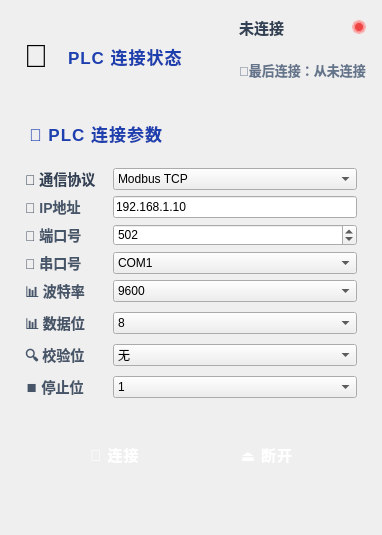
         <widget class="QWidget" name="plcTab">
          <attribute name="title">
           <string>🔌 PLC连接</string>
          </attribute>
          <layout class="QVBoxLayout" name="plcTabLayout">
           <property name="spacing">
            <number>16</number>
           </property>
           <property name="leftMargin">
            <number>16</number>
           </property>
           <property name="topMargin">
            <number>16</number>
           </property>
           <property name="rightMargin">
            <number>16</number>
           </property>
           <property name="bottomMargin">
            <number>16</number>
           </property>
           <item>
            <widget class="QWidget" name="plcStatusWidget" native="true">
             <property name="minimumSize">
              <size>
               <width>0</width>
               <height>80</height>
              </size>
             </property>
             <property name="maximumSize">
              <size>
               <width>16777215</width>
               <height>80</height>
              </size>
             </property>
             <property name="styleSheet">
              <string notr="true">
QWidget#plcStatusWidget {
    background: qlineargradient(x1:0, y1:0, x2:1, y2:0, 
        stop:0 rgba(219, 234, 254, 0.95), 
        stop:0.5 rgba(255, 255, 255, 0.98),
        stop:1 rgba(191, 219, 254, 0.95));
    border-radius: 16px;
    border: 3px solid qlineargradient(x1:0, y1:0, x2:1, y2:0,
        stop:0 #93c5fd,
        stop:0.5 #60a5fa,
        stop:1 #93c5fd);
    padding: 16px 20px;
}
QWidget#plcStatusWidget:hover {
    background: qlineargradient(x1:0, y1:0, x2:1, y2:0, 
        stop:0 rgba(239, 246, 255, 1), 
        stop:0.5 rgba(255, 255, 255, 1),
        stop:1 rgba(239, 246, 255, 1));
    border: 3px solid #3b82f6;
}
              </string>
             </property>
             <layout class="QHBoxLayout" name="plcStatusHLayout">
              <property name="spacing">
               <number>16</number>
              </property>
              <property name="leftMargin">
               <number>0</number>
              </property>
              <property name="topMargin">
               <number>0</number>
              </property>
              <property name="rightMargin">
               <number>0</number>
              </property>
              <property name="bottomMargin">
               <number>0</number>
              </property>
              <item>
               <layout class="QHBoxLayout" name="plcStatusLeftLayout">
                <property name="spacing">
                 <number>12</number>
                </property>
                <item>
                 <widget class="QLabel" name="plcIconLabel">
                  <property name="minimumSize">
                   <size>
                    <width>40</width>
                    <height>40</height>
                   </size>
                  </property>
                  <property name="maximumSize">
                   <size>
                    <width>40</width>
                    <height>40</height>
                   </size>
                  </property>
                  <property name="styleSheet">
                   <string notr="true">
font-size: 32px; 
background: transparent;
                   </string>
                  </property>
                  <property name="text">
                   <string>🔌</string>
                  </property>
                  <property name="alignment">
                   <set>Qt::AlignCenter</set>
                  </property>
                 </widget>
                </item>
                <item>
                 <widget class="QLabel" name="plcStatusTitle">
                  <property name="styleSheet">
                   <string notr="true">
font-weight: 800; 
font-size: 17px; 
color: #1e40af; 
background: transparent;
letter-spacing: 1px;
                   </string>
                  </property>
                  <property name="text">
                   <string>PLC 连接状态</string>
                  </property>
                 </widget>
                </item>
               </layout>
              </item>
              <item>
               <spacer name="plcStatusSpacer">
                <property name="orientation">
                 <enum>Qt::Horizontal</enum>
                </property>
                <property name="sizeHint" stdset="0">
                 <size>
                  <width>40</width>
                  <height>20</height>
                 </size>
                </property>
               </spacer>
              </item>
              <item>
               <layout class="QVBoxLayout" name="plcStatusRightLayout">
                <property name="spacing">
                 <number>4</number>
                </property>
                <item>
                 <layout class="QHBoxLayout" name="plcStatusIndicatorLayout">
                  <property name="spacing">
                   <number>8</number>
                  </property>
                  <item>
                   <widget class="QLabel" name="plcConnectStatus">
                    <property name="styleSheet">
                     <string notr="true">
font-size: 15px; 
font-weight: 700; 
color: #334155; 
background: transparent;
                     </string>
                    </property>
                    <property name="text">
                     <string>未连接</string>
                    </property>
                   </widget>
                  </item>
                  <item>
                   <widget class="QLabel" name="plcStatusIndicator">
                    <property name="minimumSize">
                     <size>
                      <width>14</width>
                      <height>14</height>
                     </size>
                    </property>
                    <property name="maximumSize">
                     <size>
                      <width>14</width>
                      <height>14</height>
                     </size>
                    </property>
                    <property name="styleSheet">
                     <string notr="true">
background-color: #ef4444; 
border-radius: 7px; 
border: 3px solid rgba(252, 165, 165, 0.6);
                     </string>
                    </property>
                    <property name="text">
                     <string/>
                    </property>
                   </widget>
                  </item>
                 </layout>
                </item>
                <item>
                 <widget class="QLabel" name="plcLastConnect">
                  <property name="styleSheet">
                   <string notr="true">
font-size: 13px; 
font-weight: 500;
color: #64748b; 
background: transparent;
                   </string>
                  </property>
                  <property name="text">
                   <string>📍最后连接：从未连接</string>
                  </property>
                 </widget>
                </item>
               </layout>
              </item>
             </layout>
            </widget>
           </item>
           <item>
            <widget class="QWidget" name="plcParamsWidget" native="true">
             <property name="styleSheet">
              <string notr="true">
QWidget#plcParamsWidget {
    background: qlineargradient(x1:0, y1:0, x2:0, y2:1, 
        stop:0 rgba(255, 255, 255, 0.98), 
        stop:1 rgba(248, 250, 252, 0.95));
    border-radius: 18px;
    border: 3px solid qlineargradient(x1:0, y1:0, x2:1, y2:0,
        stop:0 #e0e7ff,
        stop:0.5 #dbeafe,
        stop:1 #e0e7ff);
    padding: 16px;
}
QWidget#plcParamsWidget:hover {
    border: 3px solid qlineargradient(x1:0, y1:0, x2:1, y2:0,
        stop:0 #93c5fd,
        stop:0.5 #60a5fa,
        stop:1 #93c5fd);
}
              </string>
             </property>
             <layout class="QVBoxLayout" name="verticalLayout_5">
              <item>
               <widget class="QLabel" name="plcParamsTitle">
                <property name="styleSheet">
                 <string notr="true">
font-size: 17px; 
font-weight: 800; 
padding-bottom: 10px; 
border-bottom: 3px solid qlineargradient(x1:0, y1:0, x2:1, y2:0,
    stop:0 #93c5fd,
    stop:0.5 #60a5fa,
    stop:1 #93c5fd);
color: #1e40af;
letter-spacing: 1px;
                 </string>
                </property>
                <property name="text">
                 <string>🔧 PLC 连接参数</string>
                </property>
               </widget>
              </item>
              <item>
               <layout class="QFormLayout" name="formLayout">
                <property name="horizontalSpacing">
                 <number>16</number>
                </property>
                <property name="verticalSpacing">
                 <number>6</number>
                </property>
                <property name="leftMargin">
                 <number>0</number>
                </property>
                <property name="topMargin">
                 <number>6</number>
                </property>
                <property name="rightMargin">
                 <number>0</number>
                </property>
                <property name="bottomMargin">
                 <number>6</number>
                </property>
                <item row="0" column="0">
                 <widget class="QLabel" name="plcProtocolLabel">
                  <property name="styleSheet">
                   <string notr="true">
font-size: 14px; 
color: #334155; 
font-weight: 700;
                   </string>
                  </property>
                  <property name="text">
                   <string>📡 通信协议</string>
                  </property>
                 </widget>
                </item>
                <item row="0" column="1">
                 <widget class="QComboBox" name="plcProtocolCombo">
                  <item>
                   <property name="text">
                    <string>Modbus TCP</string>
                   </property>
                  </item>
                  <item>
                   <property name="text">
                    <string>Modbus RTU</string>
                   </property>
                  </item>
                 </widget>
                </item>
                <item row="1" column="0">
                 <widget class="QLabel" name="plcIpLabel">
                  <property name="styleSheet">
                   <string notr="true">font-size: 14px; color: #475569; font-weight: 600;</string>
                  </property>
                  <property name="text">
                   <string>🌐 IP地址</string>
                  </property>
                 </widget>
                </item>
                <item row="1" column="1">
                 <widget class="QLineEdit" name="plcIpEdit">
                  <property name="text">
                   <string>192.168.1.10</string>
                  </property>
                 </widget>
                </item>
                <item row="2" column="0">
                 <widget class="QLabel" name="plcPortLabel">
                  <property name="styleSheet">
                   <string notr="true">font-size: 14px; color: #475569; font-weight: 600;</string>
                  </property>
                  <property name="text">
                   <string>🔌 端口号</string>
                  </property>
                 </widget>
                </item>
                <item row="2" column="1">
                 <widget class="QSpinBox" name="plcPortSpin">
                  <property name="minimum">
                   <number>1</number>
                  </property>
                  <property name="maximum">
                   <number>65535</number>
                  </property>
                  <property name="value">
                   <number>502</number>
                  </property>
                 </widget>
                </item>
                <item row="3" column="0">
                 <widget class="QLabel" name="plcSerialLabel">
                  <property name="styleSheet">
                   <string notr="true">font-size: 14px; color: #475569; font-weight: 600;</string>
                  </property>
                  <property name="text">
                   <string>🔌 串口号</string>
                  </property>
                  <property name="hidden" stdset="0">
                   <bool>true</bool>
                  </property>
                 </widget>
                </item>
                <item row="3" column="1">
                 <widget class="QComboBox" name="plcSerialCombo">
                  <property name="hidden" stdset="0">
                   <bool>true</bool>
                  </property>
                  <item>
                   <property name="text">
                    <string>COM1</string>
                   </property>
                  </item>
                  <item>
                   <property name="text">
                    <string>COM2</string>
                   </property>
                  </item>
                  <item>
                   <property name="text">
                    <string>COM3</string>
                   </property>
                  </item>
                  <item>
                   <property name="text">
                    <string>COM4</string>
                   </property>
                  </item>
                  <item>
                   <property name="text">
                    <string>COM5</string>
                   </property>
                  </item>
                 </widget>
                </item>
                <item row="6" column="0">
                 <widget class="QLabel" name="plcBaudrateLabel">
                  <property name="styleSheet">
                   <string notr="true">font-size: 14px; color: #475569; font-weight: 600;</string>
                  </property>
                  <property name="text">
                   <string>📊 波特率</string>
                  </property>
                  <property name="hidden" stdset="0">
                   <bool>true</bool>
                  </property>
                 </widget>
                </item>
                <item row="6" column="1">
                 <widget class="QComboBox" name="plcBaudrateCombo">
                  <property name="hidden" stdset="0">
                   <bool>true</bool>
                  </property>
                  <item>
                   <property name="text">
                    <string>9600</string>
                   </property>
                  </item>
                  <item>
                   <property name="text">
                    <string>19200</string>
                   </property>
                  </item>
                  <item>
                   <property name="text">
                    <string>38400</string>
                   </property>
                  </item>
                  <item>
                   <property name="text">
                    <string>57600</string>
                   </property>
                  </item>
                  <item>
                   <property name="text">
                    <string>115200</string>
                   </property>
                  </item>
                 </widget>
                </item>
                <item row="7" column="0">
                 <widget class="QLabel" name="plcDatabitsLabel">
                  <property name="styleSheet">
                   <string notr="true">font-size: 14px; color: #475569; font-weight: 600;</string>
                  </property>
                  <property name="text">
                   <string>📊 数据位</string>
                  </property>
                  <property name="hidden" stdset="0">
                   <bool>true</bool>
                  </property>
                 </widget>
                </item>
                <item row="7" column="1">
                 <widget class="QComboBox" name="plcDatabitsCombo">
                  <property name="currentIndex">
                   <number>3</number>
                  </property>
                  <property name="hidden" stdset="0">
                   <bool>true</bool>
                  </property>
                  <item>
                   <property name="text">
                    <string>5</string>
                   </property>
                  </item>
                  <item>
                   <property name="text">
                    <string>6</string>
                   </property>
                  </item>
                  <item>
                   <property name="text">
                    <string>7</string>
                   </property>
                  </item>
                  <item>
                   <property name="text">
                    <string>8</string>
                   </property>
                  </item>
                 </widget>
                </item>
                <item row="8" column="0">
                 <widget class="QLabel" name="plcParityLabel">
                  <property name="styleSheet">
                   <string notr="true">font-size: 14px; color: #475569; font-weight: 600;</string>
                  </property>
                  <property name="text">
                   <string>🔍 校验位</string>
                  </property>
                  <property name="hidden" stdset="0">
                   <bool>true</bool>
                  </property>
                 </widget>
                </item>
                <item row="8" column="1">
                 <widget class="QComboBox" name="plcParityCombo">
                  <property name="hidden" stdset="0">
                   <bool>true</bool>
                  </property>
                  <item>
                   <property name="text">
                    <string>无</string>
                   </property>
                  </item>
                  <item>
                   <property name="text">
                    <string>奇校验</string>
                   </property>
                  </item>
                  <item>
                   <property name="text">
                    <string>偶校验</string>
                   </property>
                  </item>
                 </widget>
                </item>
                <item row="9" column="0">
                 <widget class="QLabel" name="plcStopbitsLabel">
                  <property name="styleSheet">
                   <string notr="true">font-size: 14px; color: #475569; font-weight: 600;</string>
                  </property>
                  <property name="text">
                   <string>⏹️ 停止位</string>
                  </property>
                  <property name="hidden" stdset="0">
                   <bool>true</bool>
                  </property>
                 </widget>
                </item>
                <item row="9" column="1">
                 <widget class="QComboBox" name="plcStopbitsCombo">
                  <property name="hidden" stdset="0">
                   <bool>true</bool>
                  </property>
                  <item>
                   <property name="text">
                    <string>1</string>
                   </property>
                  </item>
                  <item>
                   <property name="text">
                    <string>1.5</string>
                   </property>
                  </item>
                  <item>
                   <property name="text">
                    <string>2</string>
                   </property>
                  </item>
                 </widget>
                </item>
               </layout>
              </item>
              <item>
               <layout class="QHBoxLayout" name="plcButtonLayout">
                <property name="spacing">
                 <number>12</number>
                </property>
                <property name="topMargin">
                 <number>16</number>
                </property>
                <item>
                 <widget class="QPushButton" name="plcConnectBtn">
                  <property name="sizePolicy">
                   <sizepolicy hsizetype="Fixed" vsizetype="Fixed">
                    <horstretch>0</horstretch>
                    <verstretch>0</verstretch>
                   </sizepolicy>
                  </property>
                  <property name="minimumSize">
                   <size>
                    <width>100</width>
                    <height>48</height>
                   </size>
                  </property>
                  <property name="styleSheet">
                   <string notr="true">
QPushButton {
    background: qlineargradient(x1:0, y1:0, x2:0, y2:1, 
        stop:0 #3b82f6, 
        stop:1 #2563eb);
    color: white;
    border: none;
    border-radius: 12px;
    font-weight: 700;
    font-size: 15px;
    letter-spacing: 1px;
    padding: 4px 8px;
}
QPushButton:hover {
    background: qlineargradient(x1:0, y1:0, x2:0, y2:1, 
        stop:0 #2563eb, 
        stop:1 #1d4ed8);
    border: 2px solid rgba(255, 255, 255, 0.3);
}
QPushButton:pressed {
    background: #1e40af;
    padding: 6px 8px 2px 8px;
}
QPushButton:disabled {
    background: #cbd5e1;
    color: #94a3b8;
}
                   </string>
                  </property>
                  <property name="text">
                   <string>🔌 连接</string>
                  </property>
                 </widget>
                </item>
                <item>
                 <widget class="QPushButton" name="plcDisconnectBtn">
                  <property name="sizePolicy">
                   <sizepolicy hsizetype="Fixed" vsizetype="Fixed">
                    <horstretch>0</horstretch>
                    <verstretch>0</verstretch>
                   </sizepolicy>
                  </property>
                  <property name="minimumSize">
                   <size>
                    <width>100</width>
                    <height>48</height>
                   </size>
                  </property>
                  <property name="styleSheet">
                   <string notr="true">
QPushButton {
    background: qlineargradient(x1:0, y1:0, x2:0, y2:1, 
        stop:0 #ef4444, 
        stop:1 #dc2626);
    color: white;
    border: none;
    border-radius: 12px;
    font-weight: 700;
    font-size: 15px;
    letter-spacing: 1px;
    padding: 4px 8px;
}
QPushButton:hover {
    background: qlineargradient(x1:0, y1:0, x2:0, y2:1, 
        stop:0 #dc2626, 
        stop:1 #b91c1c);
    border: 2px solid rgba(255, 255, 255, 0.3);
}
QPushButton:pressed {
    background: #991b1b;
    padding: 6px 8px 2px 8px;
}
QPushButton:disabled {
    background: #cbd5e1;
    color: #94a3b8;
}
                   </string>
                  </property>
                  <property name="text">
                   <string>⏏️ 断开</string>
                  </property>
                 </widget>
                </item>
               </layout>
              </item>
              <item>
               <widget class="QLabel" name="plcMessageLabel">
                <property name="styleSheet">
                 <string notr="true">font-size: 12px; padding: 6px; border-radius: 4px;</string>
                </property>
                <property name="text">
                 <string/>
                </property>
                <property name="hidden" stdset="0">
                 <bool>true</bool>
                </property>
               </widget>
              </item>
             </layout>
            </widget>
           </item>
          </layout>
         </widget>
